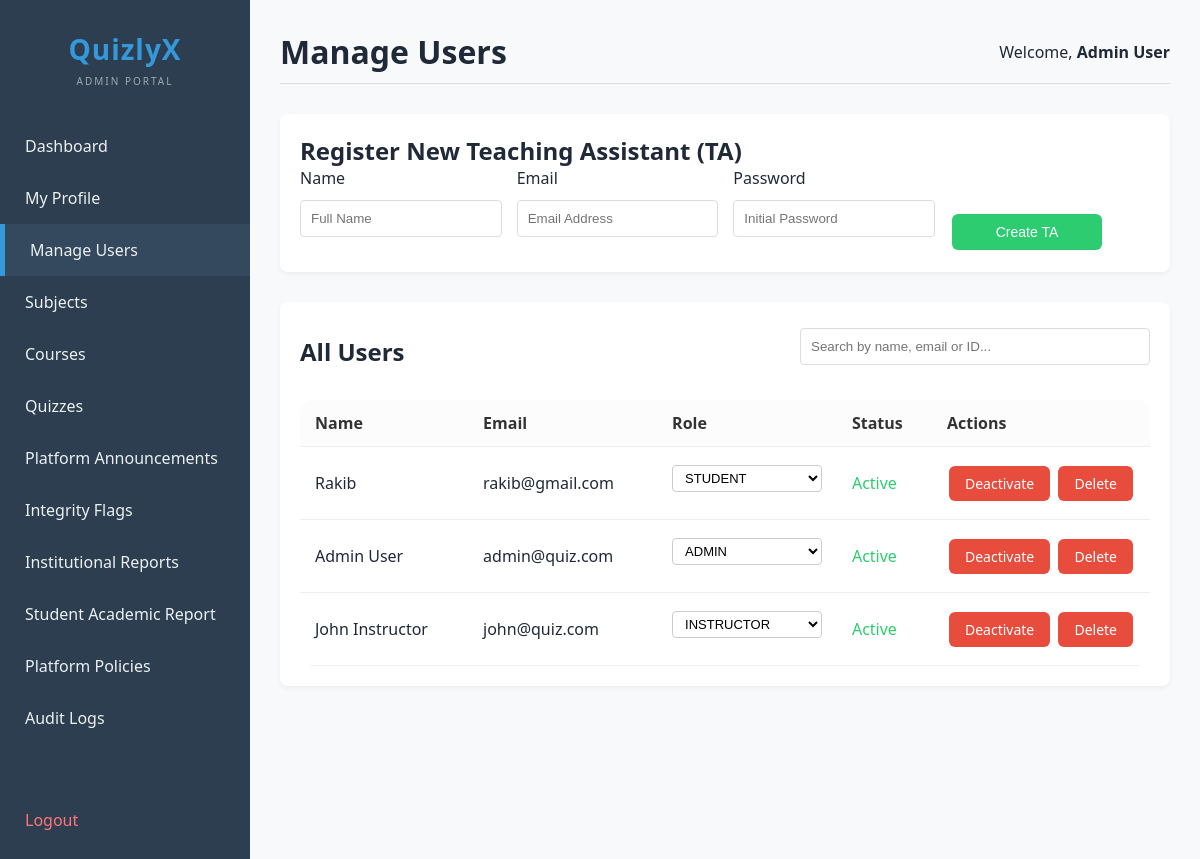
Page /views/manage_users.php (signed in) on the committed database.
### tables this page shows
CREATE TABLE users (
  id INT(11) AUTO_INCREMENT PRIMARY KEY,
  name VARCHAR(100),
  email VARCHAR(100) UNIQUE,
  password_hash VARCHAR(255),
  phone VARCHAR(20),
  role VARCHAR(20) DEFAULT 'student',
  profile_pic VARCHAR(255),
  student_id VARCHAR(50),
  program VARCHAR(100),
  department VARCHAR(100),
  bio TEXT,
  is_active TINYINT(1) DEFAULT 0,
  created_at TIMESTAMP DEFAULT CURRENT_TIMESTAMP
);

### config/db.php (called while the page is built, shortened)
<?php
$host = 'localhost';
$dbname = 'online_quiz_platform';
$username = 'root';
$password = '';
$conn = new mysqli($host, $username, $password, $dbname);
function db_query($sql, $params = [], $types = "") {
    global $conn;
    $stmt = $conn->prepare($sql);
    $stmt->execute();
    return $stmt;
}
function db_fetch_all($sql, $params = [], $types = "") {
    $stmt = db_query($sql, $params, $types);
    $result = $stmt->get_result();
    $data = $result->fetch_all(MYSQLI_ASSOC);
    return $data;
}
?>

### models/UserModel.php (called while the page is built, shortened)
<?php
require_once __DIR__ . '/../config/db.php';
class UserModel {
    public static function getAll() {
        return db_fetch_all("SELECT * FROM users ORDER BY created_at DESC");
    }
}
?>

### views/manage_users.php (the view, shortened to what this page needs)
<?php
require_once __DIR__ . '/header.php';
require_once __DIR__ . '/../models/UserModel.php';
$users = UserModel::getAll();
?>
<div class="table-container" style="margin-bottom: 30px;">
    <h2>Register New Teaching Assistant (TA)</h2>
    <form action="../controllers/user_controller.php" method="POST" class="flex-form">
        <div>
            <label style="font-weight: 500; margin-bottom: 5px; display: block;">Name</label>
            <input type="text" name="name" class="form-control" required placeholder="Full Name">
        </div>
        <div>
            <label style="font-weight: 500; margin-bottom: 5px; display: block;">Email</label>
            <input type="email" name="email" class="form-control" required placeholder="Email Address">
        </div>
        <div>
            <label style="font-weight: 500; margin-bottom: 5px; display: block;">Password</label>
            <input type="password" name="password" class="form-control" required placeholder="Initial Password">
        </div>
        <div style="flex: 0 0 auto;">
            <button type="submit" class="btn btn-approve" style="width: 150px; padding: 10px;">Create TA</button>
        </div>
    </form>
</div>
<div class="table-container">
    <div style="display: flex; justify-content: space-between; align-items: center; margin-bottom: 20px;">
        <h2>All Users</h2>
        <input type="text" id="userSearchInput" class="form-control" placeholder="Search by name, email or ID..." onkeyup="searchUsers()" style="max-width: 350px;">
    </div>
    <table>
        <thead>
            <tr>
                <th>Name</th>
                <th>Email</th>
                <th>Role</th>
                <th>Status</th>
                <th>Actions</th>
            </tr>
        </thead>
        <tbody id="userTableBody">
            <?php foreach ($users as $user): ?>
            <tr>
                <td><?php echo htmlspecialchars($user['name']); ?></td>
                <td><?php echo htmlspecialchars($user['email']); ?></td>
                <td>
                    <select class="form-control" style="padding: 4px 8px; border-radius: 4px; font-size: 13px; background: white; border: 1px solid #ccc;" onchange="changeUserRole(<?php echo $user['id']; ?>, this.value)">
                        <option value="student" <?php echo $user['role'] == 'student' ? 'selected' : ''; ?>>STUDENT</option>
                        <option value="instructor" <?php echo $user['role'] == 'instructor' ? 'selected' : ''; ?>>INSTRUCTOR</option>
                        <option value="admin" <?php echo $user['role'] == 'admin' ? 'selected' : ''; ?>>ADMIN</option>
                    </select>
                </td>
                <td>
                    <?php if ($user['is_active']): ?>
                        <span style="color: var(--success);">Active</span>
                    <?php else: ?>
                        <span style="color: var(--danger);">Inactive</span>
                    <?php endif; ?>
                </td>
                <td class="actions-cell">
                    <a href="../controllers/user_controller.php?action=toggle_status&id=<?php echo $user['id']; ?>" class="btn <?php echo $user['is_active'] ? 'btn-delete' : 'btn-approve'; ?>">
                        <?php echo $user['is_active'] ? 'Deactivate' : 'Activate'; ?>
                    </a>
                    <a href="../controllers/user_controller.php?action=delete&id=<?php echo $user['id']; ?>" class="btn btn-delete" onclick="return confirm('Are you sure?')">Delete</a>
                </td>
            </tr>
            <?php endforeach; ?>
        </tbody>
    </table>
</div>
</body>
</html>

### assets/css/style.css (style rules this page uses)
* { margin: 0; padding: 0; box-sizing: border-box; }
body { font-family: Arial, sans-serif; background: #f4f7fb; color: #1f2937; }
table { width: 100%; border-collapse: collapse; background: white; border-radius: 14px; overflow: hidden; }
th, td { padding: 14px; border-bottom: 1px solid #e5e7eb; text-align: left; }
th { background: #f3f4f6; }
.btn { display: inline-block; padding: 9px 14px; border-radius: 9px; background: #2563eb; color: white; text-decoration: none; border: none; cursor: pointer; }
.form-control { width: 100%; padding: 12px; border: 1px solid #d1d5db; border-radius: 10px; margin-top: 6px; margin-bottom: 15px; }

### views/header.php (style rules this page uses)
:root { --primary: #2c3e50; --secondary: #34495e; --accent: #3498db; --text: #ecf0f1; --danger: #e74c3c; --success: #2ecc71; }
body { font-family: 'Segoe UI', Tahoma, Geneva, Verdana, sans-serif; margin: 0; display: flex; min-height: 100vh; background-color: #f8f9fa; }
.table-container { background: white; padding: 20px; border-radius: 8px; box-shadow: 0 2px 5px rgba(0,0,0,0.05); }
table { width: 100%; border-collapse: collapse; }
th, td { padding: 12px 15px; text-align: left; border-bottom: 1px solid #eee; }
.actions-cell { white-space: nowrap; width: 1%; }
th { background-color: #fcfcfc; color: #333; }
.btn { display: inline-block; padding: 8px 16px; border-radius: 6px; text-decoration: none; font-size: 14px; cursor: pointer; border: none; transition: opacity 0.2s, transform 0.1s; text-align: center; vertical-align: middle; margin: 2px; }
.btn-delete { background: var(--danger); color: white; }
.btn-approve { background: var(--success); color: white; }
.form-control { width: 100%; padding: 10px; border: 1px solid #ddd; border-radius: 4px; box-sizing: border-box; }
.flex-form { display: flex; gap: 15px; align-items: flex-end; flex-wrap: wrap; }
.flex-form > div { flex: 1; min-width: 200px; }

### rows in the picture
users: name "Rakib", email "rakib@gmail.com", role+id "STUDENT", is_active "Active"
users: name "Admin User", email "admin@quiz.com", role+id "ADMIN", is_active "Active"
users: name "John Instructor", email "john@quiz.com", role+id "INSTRUCTOR", is_active "Active"

### other values in the picture
str_replace("_", " ", $page) "Manage Users"
$_SESSION['name'] "Admin User"
